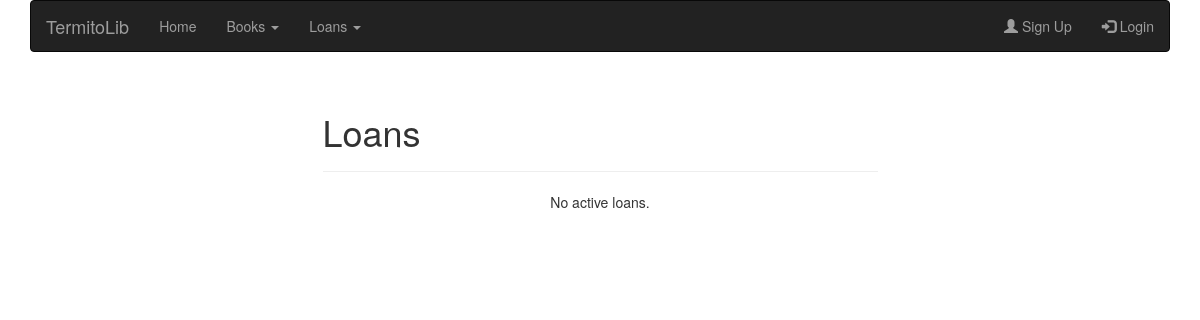
Page /loans/return/ on the earlier database version.
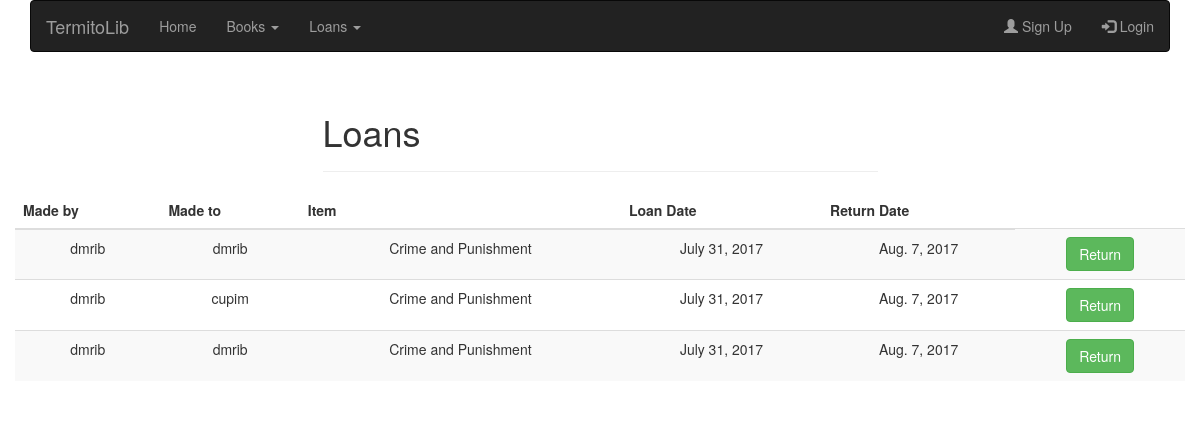
Same page on the later database version.
### loans/models.py (models this page shows, shortened)
class Loan(models.Model):
    by = models.ForeignKey(settings.AUTH_USER_MODEL)
    to = models.ForeignKey(settings.AUTH_USER_MODEL, related_name='to')
    item = models.ForeignKey(Book)
    loan_date = models.DateTimeField(auto_now_add=True)
    return_date = models.DateTimeField(default=get_deadline)
    active = models.BooleanField(default=True)
    class Meta:
        ordering = ['loan_date', 'return_date']
    def get_absolute_url(self):
        return f"/loans/{self.pk}"

### books/models.py (models this page shows, shortened)
class Book(models.Model):
    registered_by = models.ForeignKey(settings.AUTH_USER_MODEL)
    name = models.CharField(max_length=200, unique=True)
    authors = models.TextField(max_length=500, help_text='Separate each item by comma.')
    tags = models.TextField(help_text='Separate each item by comma.', blank=True, null=True)
    publisher = models.CharField(max_length=200)
    isbn = models.CharField(max_length=200, unique=True)
    shelf = models.CharField(max_length=10)
    code = models.CharField(max_length=10, unique=True)
    copies = models.PositiveIntegerField()
    registered = models.DateTimeField(auto_now_add=True)
    updated = models.DateTimeField(auto_now=True)
    class Meta:
        ordering = ['name', 'code']

### loans/views.py (the view)
class LoansListView(ListView):
    template_name = 'loans/loans_return.html'
    context_object_name = 'loans'
    def get_queryset(self):
        result = Loan.objects.all()
        return result

### loans/templates/loans/loans_return.html (shortened to what this page needs)
{% extends "layout.html" %}
{% block page_title %}Loans{% endblock %}
{% block entire_page_content %}
{% if loans %}
    <div class="table-responsive">
    <table class="table table-striped text-center align-right">
        <thead>
          <tr>
            <th>Made by</th>
            <th>Made to</th>
            <th>Item</th>
            <th>Loan Date</th>
            <th>Return Date</th>
          </tr>
        </thead>
        <tbody>
        {% for loan in loans %}
          <tr>
            <td>{{loan.by.username}}</td>
            <td>{{loan.to.username}}</td>
            <td>{{loan.item.name}}</td>
            <td>{{loan.loan_date|date}}</td>
            <td>{{loan.return_date|date}}</td>
            <td><a href="{{ loan.get_absolute_url }}/delete"><button type="button" class="btn btn-success">Return</button></a>
</a></td>
          </tr>
        {% endfor %}
        </tbody>
    </table>
</div>
    {% else %}
        <p class="text-center">No active loans.</p>
    {% endif %}
{% endblock %}

### templates/layout.html (shortened to what this page needs)
<!DOCTYPE html>
<html lang="en">
    <head>
        <link rel="stylesheet" href="https://maxcdn.bootstrapcdn.com/bootstrap/3.3.7/css/bootstrap.min.css">
    </head>
    <body>
        <div class="container">
            <nav class="navbar navbar-inverse">
                <div class="container-fluid">
                    <div class="navbar-header">
                        <a class="navbar-brand" href="{% url 'home' %}">TermitoLib</a>
                    </div>
                    <ul class="nav navbar-nav">
                        <li><a href="{% url 'home' %}">Home</a></li>
                        <li class="dropdown">
                            <a class="dropdown-toggle" data-toggle="dropdown" href="#">Books
                                <span class="caret"></span></a>
                        </li>
                        <li class="dropdown">
                            <a class="dropdown-toggle" data-toggle="dropdown" href="#">Loans
                                <span class="caret"></span></a>
                        </li>
                    </ul>
                    <ul class="nav navbar-nav navbar-right">
                        {% if user.is_authenticated %}
                        <li><a href="{% url 'home' %}"><span class="glyphicon glyphicon-user"></span> Hello, {{ user.username }}</a></li>
                        <li><a href="{% url 'logout' %}"><span class="glyphicon glyphicon-log-out"></span> Logout</a></li>
                        {% else %}
                        <li><a href="{% url 'users:signup' %}"><span class="glyphicon glyphicon-user"></span> Sign Up</a></li>
                        <li><a href="{% url 'login' %}"><span class="glyphicon glyphicon-log-in"></span> Login</a></li>
                        {% endif %}
                    </ul>
                </div>
            </nav>
        </div>
        <div class="container">
            <div class="row">
                <div class="col-sm-3"></div>
                <div class="col-sm-6">
                    <div class="page-header">
                        <h1>{% block page_title %} {% endblock %}</h1>
                    </div>
                </div>
                <div class="col-sm-3"></div>
            </div>
            <div class="row">
                {% block entire_page_content %} {% endblock %}
            </div>
        </div>
    </body>
</html>

Differences in the rows shown:
added Loan: by.username "dmrib", to.username "dmrib", item.name "Crime and Punishment", loan_date "July 31, 2017", return_date "Aug. 7, 2017"
added Loan: by.username "dmrib", to.username "cupim", item.name "Crime and Punishment", loan_date "July 31, 2017", return_date "Aug. 7, 2017"
added Loan: by.username "dmrib", to.username "dmrib", item.name "Crime and Punishment", loan_date "July 31, 2017", return_date "Aug. 7, 2017"
Other differences:
text no longer shown: "No active loans."
text now shown: "Made by Made to Item Loan Date Return Date"
